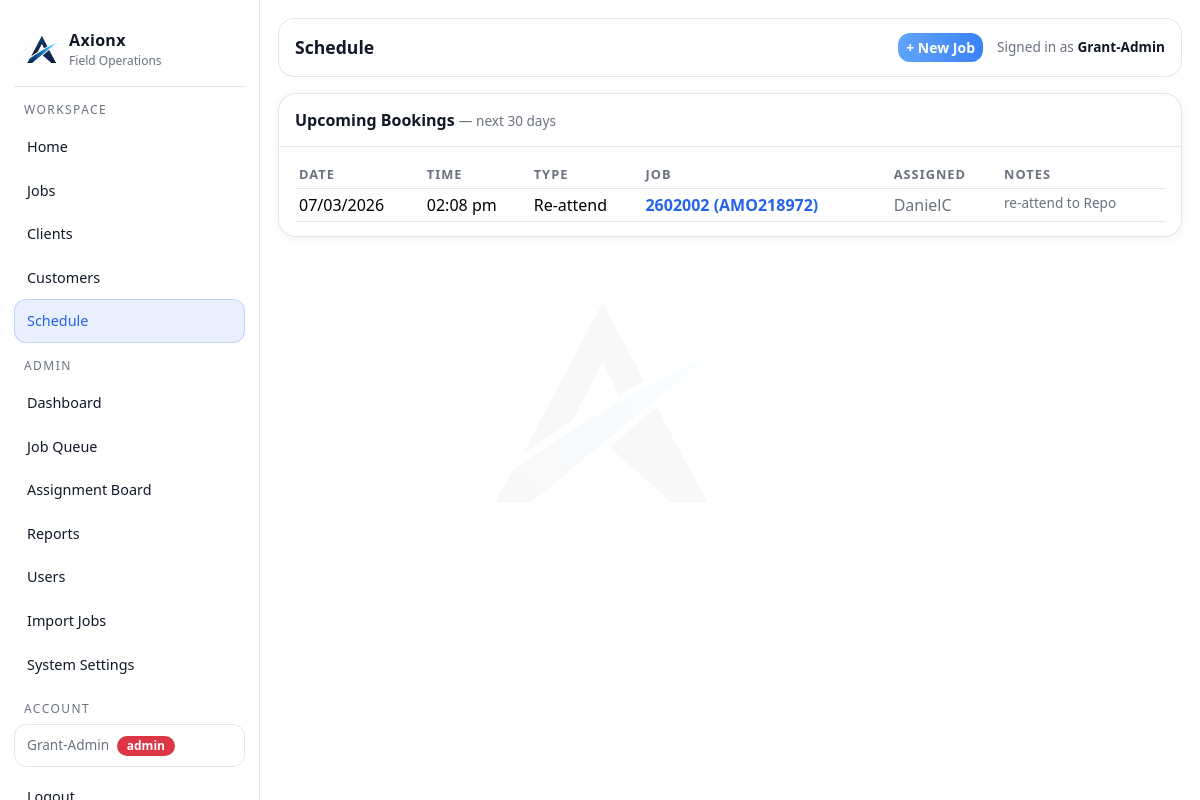
The page /schedule (signed in) on the database its author committed.
### tables this page shows
CREATE TABLE schedules (
        id INTEGER PRIMARY KEY AUTOINCREMENT,
        job_id INTEGER NOT NULL,
        booking_type_id INTEGER NOT NULL,
        scheduled_for TEXT NOT NULL,
        status TEXT NOT NULL DEFAULT 'Booked',
        notes TEXT,
        created_by_user_id INTEGER,
        created_at TEXT NOT NULL, assigned_to_user_id INTEGER,
        FOREIGN KEY(job_id) REFERENCES jobs(id),
        FOREIGN KEY(booking_type_id) REFERENCES booking_types(id),
        FOREIGN KEY(created_by_user_id) REFERENCES users(id)
    );

CREATE TABLE booking_types (
        id INTEGER PRIMARY KEY AUTOINCREMENT,
        name TEXT NOT NULL UNIQUE,
        active INTEGER NOT NULL DEFAULT 1
    );

CREATE TABLE jobs (
        id INTEGER PRIMARY KEY AUTOINCREMENT,

        internal_job_number TEXT NOT NULL,
        client_reference TEXT,
        display_ref TEXT NOT NULL,

        client_id INTEGER,
        customer_id INTEGER,
        assigned_user_id INTEGER,

        job_type TEXT NOT NULL,
        visit_type TEXT NOT NULL,
        status TEXT NOT NULL,
        priority TEXT NOT NULL,

        job_address TEXT,
        description TEXT,

        created_at TEXT NOT NULL,
        updated_at TEXT NOT NULL, lender_name TEXT, account_number TEXT, regulation_type TEXT, arrears_cents INTEGER, costs_cents INTEGER, mmp_cents INTEGER, job_due_date TEXT, bill_to_client_id INTEGER, payment_frequency TEXT, client_job_number TEXT,

        FOREIGN KEY(client_id) REFERENCES clients(id),
        FOREIGN KEY(customer_id) REFERENCES customers(id),
        FOREIGN KEY(assigned_user_id) REFERENCES users(id)
    );

CREATE TABLE users (
        id INTEGER PRIMARY KEY AUTOINCREMENT,
        full_name TEXT NOT NULL,
        email TEXT UNIQUE NOT NULL,
        password TEXT NOT NULL,
        role TEXT NOT NULL,
        active INTEGER NOT NULL DEFAULT 1,
        created_at TEXT NOT NULL
    );

### app.py (the view, shortened to what this page needs)
@app.get("/schedule")
@login_required
@admin_required
def schedule_index():
    from datetime import timedelta
    now    = datetime.now()
    horizon = now + timedelta(days=30)
    now_str = now.isoformat(timespec="seconds")
    hor_str = horizon.isoformat(timespec="seconds")
    conn = db()
    cur  = conn.cursor()
    caller_id   = session.get("user_id")
    caller_role = session.get("role", "")
    if caller_role == "admin":
        cur.execute("""
            SELECT s.*, bt.name booking_type_name,
                   j.internal_job_number, j.client_reference, j.display_ref, j.id job_id,
                   u.full_name assigned_to_name
            FROM schedules s
            JOIN booking_types bt ON bt.id = s.booking_type_id
            JOIN jobs j ON j.id = s.job_id
            LEFT JOIN users u ON u.id = s.assigned_to_user_id
            WHERE s.status NOT IN ('Completed', 'Cancelled')
              AND s.scheduled_for >= ?
              AND s.scheduled_for <= ?
            ORDER BY s.scheduled_for ASC
        """, (now_str, hor_str))
    bookings = cur.fetchall()
    conn.close()
    return render_template("schedule/index.html", bookings=bookings,
                           is_admin=(caller_role == "admin"))

### app.py (called while the page is built)
@app.after_request
def add_security_headers(resp):
    resp.headers["X-Content-Type-Options"] = "nosniff"
    resp.headers["X-Frame-Options"] = "DENY"
    resp.headers["Referrer-Policy"] = "strict-origin-when-cross-origin"
    resp.headers["Content-Security-Policy"] = (
        "default-src 'self' https: data:; "
        "img-src 'self' https: data:; "
        "script-src 'self' 'unsafe-inline' https:; "
        "style-src 'self' 'unsafe-inline' https:;"
    )
    return resp

def db():
    conn = sqlite3.connect(DB_PATH)
    conn.row_factory = sqlite3.Row
    return conn

def add_column_if_missing(cur, table, col, coltype):
    cur.execute(f"PRAGMA table_info({table})")
    cols = [r["name"] for r in cur.fetchall()]
    if col not in cols:
        cur.execute(f"ALTER TABLE {table} ADD COLUMN {col} {coltype}")

@app.context_processor
def inject_globals():
    return {
        "GOOGLE_MAPS_API_KEY": os.environ.get("GOOGLE_MAPS_API_KEY", ""),
        "google_maps_api_key": os.getenv("GOOGLE_MAPS_API_KEY", "")
    }

@app.before_request
def _ensure_db():
    init_db()

def login_required(f):
    @wraps(f)
    def wrapper(*args, **kwargs):
        if not session.get("user_id"):
            return redirect(url_for("login"))
        return f(*args, **kwargs)
    return wrapper

def admin_required(f):
    @wraps(f)
    def wrapper(*args, **kwargs):
        if not session.get("user_id"):
            return redirect(url_for("login"))
        if session.get("role") != "admin":
            flash("Admin access required.", "danger")
            return redirect(url_for("index"))
        return f(*args, **kwargs)
    return wrapper

### templates/schedule/index.html (shortened to what this page needs)
{% extends "layout.html" %}
{% block page_title %}Schedule{% endblock %}
{% block content %}
<div class="ax-card">
  <div class="ax-card-h d-flex justify-content-between align-items-center">
    <div>Upcoming Bookings <span style="color:var(--muted);font-size:.85rem;font-weight:400">— next 30 days</span></div>
  </div>
  <div class="ax-card-b">
    {% if bookings %}
    <div class="table-responsive">
      <table class="table table-sm mb-0">
        <thead>
          <tr>
            <th>Date</th>
            <th>Time</th>
            <th>Type</th>
            <th>Job</th>
            {% if is_admin %}<th>Assigned</th>{% endif %}
            <th>Notes</th>
          </tr>
        </thead>
        <tbody>
          {% for b in bookings %}
          <tr>
            <td>{{ b.scheduled_for[:10].split('-')|reverse|join('/') }}</td>
            <td>
              {% set hr = b.scheduled_for[11:13]|int %}
              {% set mn = b.scheduled_for[14:16] %}
              {% if hr == 0 %}12:{{ mn }} am
              {% elif hr < 12 %}{{ '%02d'|format(hr) }}:{{ mn }} am
              {% elif hr == 12 %}12:{{ mn }} pm
              {% else %}{{ '%02d'|format(hr - 12) }}:{{ mn }} pm
              {% endif %}
            </td>
            <td>{{ b.booking_type_name }}</td>
            <td>
              <a href="/jobs/{{ b.job_id }}"
                 style="color:var(--accent);text-decoration:none;font-weight:600">
                {{ b.display_ref or b.internal_job_number or b.client_reference or ('Job #' ~ b.job_id) }}
              </a>
            </td>
            {% if is_admin %}
            <td style="color:var(--muted)">{{ b.assigned_to_name or '—' }}</td>
            {% endif %}
            <td style="color:var(--muted);font-size:.85rem">{{ b.notes or '—' }}</td>
          </tr>
          {% endfor %}
        </tbody>
      </table>
    </div>
    {% else %}
    <div class="py-4 text-center" style="color:var(--muted)">
      No bookings scheduled in the next 30 days.
    </div>
    {% endif %}
  </div>
</div>
{% endblock %}

### templates/layout.html (style rules this page uses)
:root { --bg: #ffffff; --panel: #ffffff; --panel2: #f3f4f6; --card: #f9fafb; --text: #111827; --muted: #6b7280; --line: rgba(0,0,0,.10); --accent: #2563eb; --accent2: #16a34a; --danger: #dc2626; }
body { background: #ffffff; color: var(--text); }
body::before { content: ''; position: fixed; inset: 0; background: url('/static/images/axionx-icon.png') center center / 260px auto no-repeat; opacity: .03; pointer-events: none; z-index: 0; }
.ax-card { background: #ffffff; border: 1px solid var(--line); border-radius: 18px; box-shadow: 0 2px 8px rgba(0,0,0,.06); overflow: visible; }
.ax-card .ax-card-h { padding: 14px 16px; border-bottom: 1px solid var(--line); font-weight: 650; }
.ax-card .ax-card-b { padding: 14px 16px; }
.table { color: var(--text); }
.table thead th { color: var(--muted); font-size: .8rem; text-transform: uppercase; letter-spacing: .08em; border-color: var(--line); }
.table td { border-color: var(--line); }

### rows shown on the page
schedules: scheduled_for "07/03/2026", hr "02", mn "08", booking_type_name "Re-attend", display_ref "2602002 (AMO218972)", full_name "DanielC", notes "re-attend to Repo"

### other values the page prints
{{ session.get('user_name') }} "Grant-Admin"
{{ session.get('role') }} "admin"
